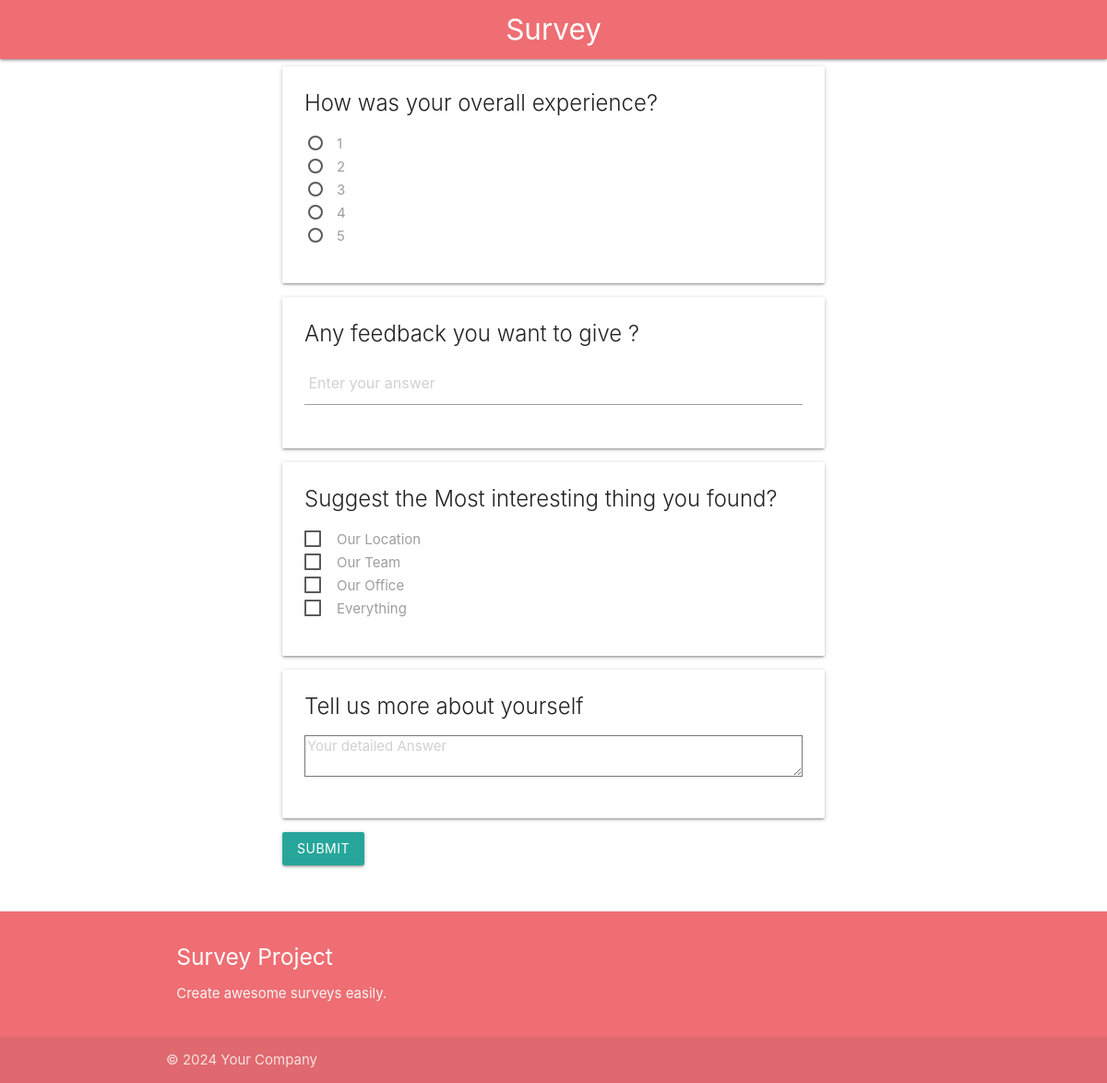
The page /feedback/1/ on the database its author committed.
### home/models.py (models this page shows, shortened)
class Questions(models.Model):
    QUESTION_CHOICES = (("Text","Text"),("Bigtext","Bigtext"),("Radio","Radio"),("Checkbox","Checkbox"))
    question = models.CharField(max_length=100)
    question_type = models.CharField(choices=QUESTION_CHOICES,max_length=50,default="Text")

class Options(models.Model):
    question = models.ForeignKey(Questions, related_name="Options",on_delete=models.CASCADE)
    option_name = models.CharField(max_length=100)

### home/views.py (the view, shortened to what this page needs)
# urls.py: path('feedback/<id>/' , customer_feedback , name = "customer_feedback"),
def customer_feedback(request, id):
    feedback = CustomerFeedback.objects.get(id = id)
    return render(request,'survey.html',{"questions" : feedback.question.all()})

### home/templates/survey.html (shortened to what this page needs)
{% extends "base.html" %}
{% block start %}
<div class ="container">
    <form method="post">
        {% for question in questions %}
        <div class="card">
            <div class="card-content">
                <span class="card-title">{{question.question}}</span>
            <div class ="input-field">
                {% if question.question_type == "Text" %}
                <input type="text" name ="response_{{question.id}}" class ="validate" placeholder=" Enter your answer">
                {% elif question.question_type == "Bigtext" %}
                <textarea name ="response_{{question.id}}" placeholder ="Your detailed Answer"="materialize-textarea"></textarea>
                {% elif question.question_type == "Radio" %}
                {% for option in question.Options.all %}
                <p>
                    <label>
                        <span>
                            {{option.option_name}}
                        </span>
                    </label>
                </p>
                {% endfor %}
                {% elif question.question_type == "Checkbox" %}
                {% for option in question.Options.all %}
                <p>
                    <label>
                        <span>
                            {{option.option_name}}
                        </span>
                    </label>
                </p>
                {% endfor %}
                {% endif %}
            </div>
            </div>
        </div>
        {% endfor %}
            <button type="submit" class="btn waves-effect waves-light">Submit</button>
        </div>
</div>
{% endblock %}

### home/templates/base.html (shortened to what this page needs)
<!DOCTYPE html>
<html lang="en">
<head>
    <link href="https://cdnjs.cloudflare.com/ajax/libs/materialize/1.0.0/css/materialize.min.css" rel="stylesheet">
</head>
<body>
    <nav>
        <div class="nav-wrapper">
            <a href="#" class="brand-logo center">Survey</a>
        </div>
    </nav>
    <div class="container">
        {% block start %}
        {% endblock %}
    <footer class="page-footer m5" style="margin-top: 50px;">
        <div class="container">
            <div class="row">
                <div class="col l6 s12">
                    <h5 class="white-text">Survey Project</h5>
                    <p class="grey-text text-lighten-4">Create awesome surveys easily.</p>
                </div>
            </div>
        </div>
        <div class="footer-copyright">
            <div class="container">
            © 2024 Your Company
            </div>
        </div>
    </footer>

### rows shown on the page
Questions: question "How was your overall experience?"
Options: option_name "1"
Options: option_name "2"
Options: option_name "3"
Options: option_name "4"
Options: option_name "5"
Questions: question "Any feedback you want to give ?"
Questions: question "Suggest the Most interesting thing you found?"
Options: option_name "Our Location"
Options: option_name "Our Team"
Options: option_name "Our Office"
Options: option_name "Everything"
Questions: question "Tell us more about yourself", id "Your detailed Answer"
